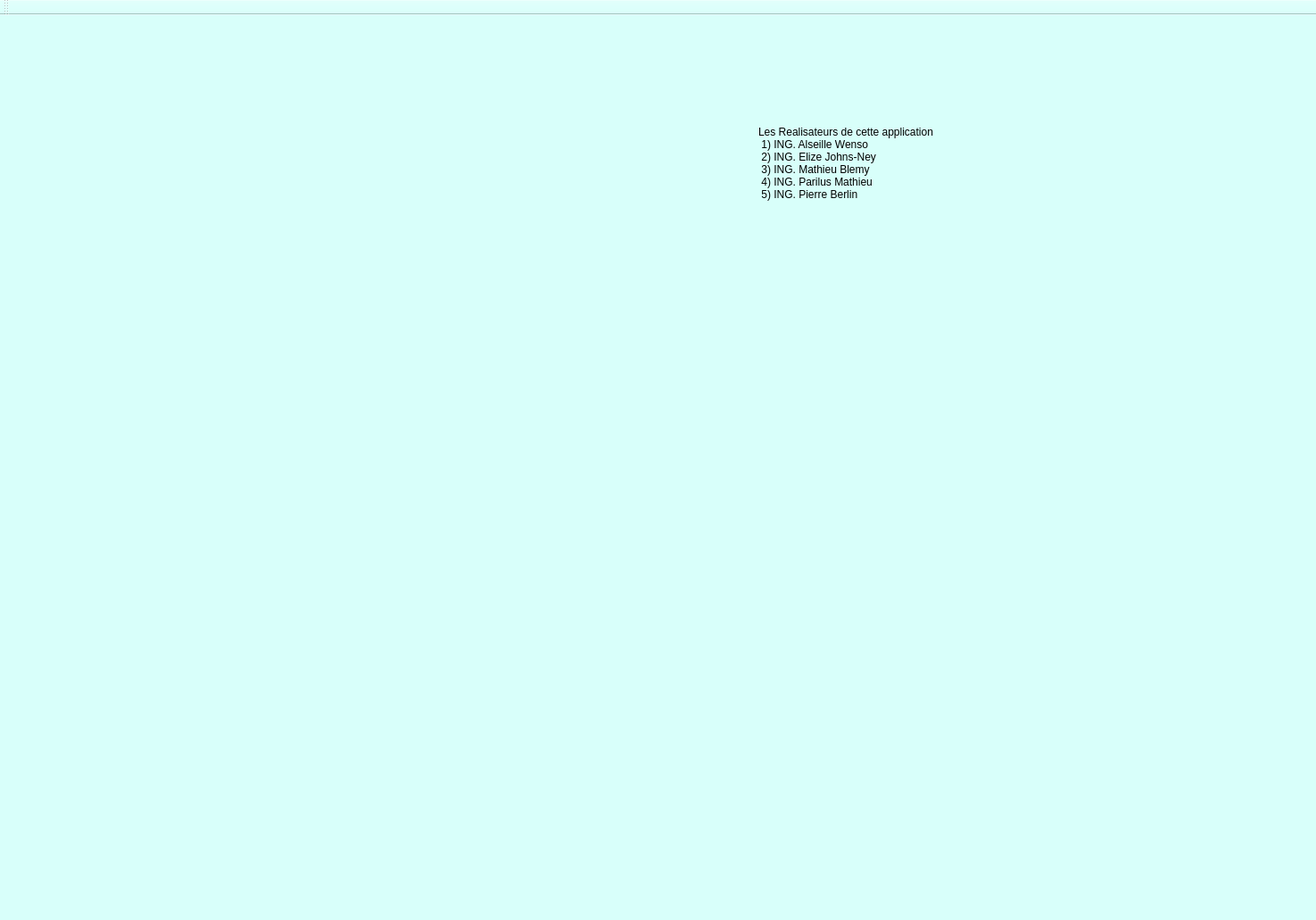
<?xml version="1.0" encoding="UTF-8"?>
<ui version="4.0">
 <class>MainWindow</class>
 <widget class="QMainWindow" name="MainWindow">
  <property name="geometry">
   <rect>
    <x>0</x>
    <y>0</y>
    <width>1475</width>
    <height>1031</height>
   </rect>
  </property>
  <property name="windowTitle">
   <string>MainWindow</string>
  </property>
  <property name="styleSheet">
   <string notr="true">background-color: rgb(216, 255, 250);</string>
  </property>
  <widget class="QWidget" name="centralWidget">
   <widget class="QLabel" name="labelUi">
    <property name="geometry">
     <rect>
      <x>-30</x>
      <y>-50</y>
      <width>761</width>
      <height>821</height>
     </rect>
    </property>
    <property name="text">
     <string/>
    </property>
    <property name="indent">
     <number>-1</number>
    </property>
   </widget>
   <widget class="QLabel" name="label">
    <property name="geometry">
     <rect>
      <x>850</x>
      <y>20</y>
      <width>351</width>
      <height>291</height>
     </rect>
    </property>
    <property name="styleSheet">
     <string notr="true">font: 12pt &quot;Algerian&quot;;</string>
    </property>
    <property name="text">
     <string>Les Realisateurs de cette application 
 1) ING. Alseille Wenso 
 2) ING. Elize Johns-Ney 
 3) ING. Mathieu Blemy 
 4) ING. Parilus Mathieu 
 5) ING. Pierre Berlin</string>
    </property>
   </widget>
  </widget>
  <widget class="QMenuBar" name="menuBar">
   <property name="geometry">
    <rect>
     <x>0</x>
     <y>0</y>
     <width>1475</width>
     <height>21</height>
    </rect>
   </property>
  </widget>
  <widget class="QToolBar" name="mainToolBar">
   <attribute name="toolBarArea">
    <enum>TopToolBarArea</enum>
   </attribute>
   <attribute name="toolBarBreak">
    <bool>false</bool>
   </attribute>
  </widget>
  <widget class="QStatusBar" name="statusBar"/>
 </widget>
 <layoutdefault spacing="6" margin="11"/>
 <resources/>
 <connections/>
</ui>
